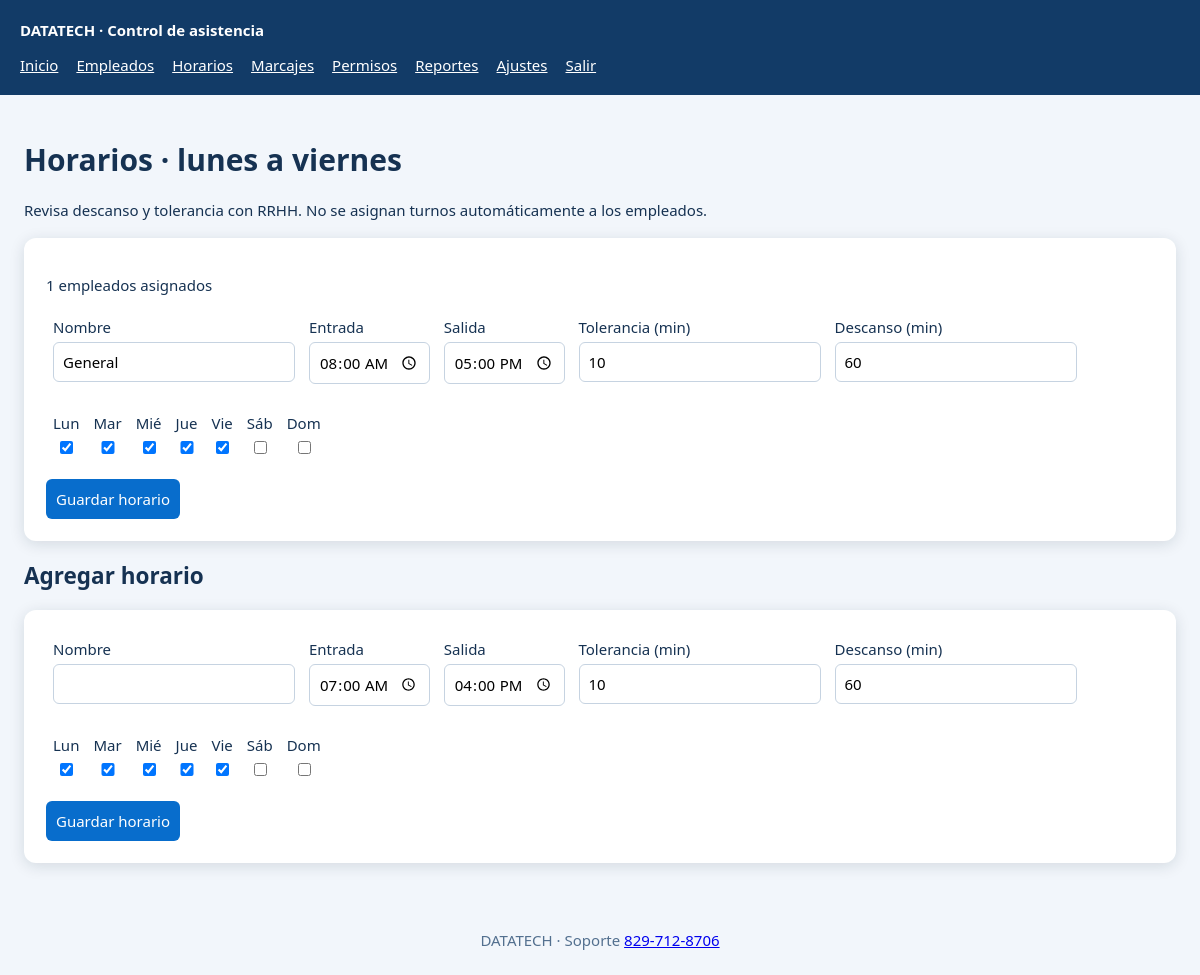
Page /horarios (signed in) on the committed database.
### tables this page shows
CREATE TABLE horarios (
    id             INTEGER PRIMARY KEY AUTOINCREMENT,
    nombre         TEXT NOT NULL,
    entrada        TEXT NOT NULL,              -- HH:MM
    salida         TEXT NOT NULL,              -- HH:MM
    tolerancia_min INTEGER NOT NULL DEFAULT 10,
    descanso_min   INTEGER NOT NULL DEFAULT 60,
    dias           TEXT NOT NULL DEFAULT '0,1,2,3,4'  -- 0=lunes ... 6=domingo
);

### app.py (the view, shortened to what this page needs)
@app.route("/horarios", methods=["GET", "POST"])
def horarios():
    with db() as con:
        lista = con.execute("SELECT h.*, (SELECT COUNT(*) FROM empleados e WHERE e.horario_id = h.id) AS empleados "
                            "FROM horarios h ORDER BY nombre").fetchall()
    return render_template("horarios.html", lista=lista)

### app.py (called while the page is built)
@app.before_request
def requiere_login():
    if request.endpoint not in ("login", "static") and not session.get("admin"):
        return redirect(url_for("login"))

### db.py (called while the page is built)
@contextmanager
def db():
    con = sqlite3.connect(RUTA_DB, timeout=15)
    con.row_factory = sqlite3.Row
    con.execute("PRAGMA foreign_keys = ON")
    try:
        yield con
        con.commit()
    finally:
        con.close()

### templates/horarios.html
{% extends "base.html" %}{% block content %}<h1>Horarios · lunes a viernes</h1><p>Revisa descanso y tolerancia con RRHH. No se asignan turnos automáticamente a los empleados.</p>{% for h in lista %}<form class="card" method="post"><input type="hidden" name="id" value="{{h.id}}"><p>{{h.empleados}} empleados asignados</p><label>Nombre<input name="nombre" value="{{h.nombre if h else ''}}" required></label><label>Entrada<input type="time" name="entrada" value="{{h.entrada if h else '07:00'}}" required></label><label>Salida<input type="time" name="salida" value="{{h.salida if h else '16:00'}}" required></label><label>Tolerancia (min)<input type="number" min="0" name="tolerancia_min" value="{{h.tolerancia_min if h else 10}}" required></label><label>Descanso (min)<input type="number" min="0" name="descanso_min" value="{{h.descanso_min if h else 60}}" required></label><p>{% for dia in DIAS %}<label>{{dia}}<input type="checkbox" name="dias" value="{{loop.index0}}" {{'checked' if (h and loop.index0|string in h.dias.split(',')) or (not h and loop.index0<5) else ''}}></label>{% endfor %}</p><button>Guardar horario</button></form>{% endfor %}<h2>Agregar horario</h2>{% set h=none %}<form class="card" method="post"><label>Nombre<input name="nombre" value="{{h.nombre if h else ''}}" required></label><label>Entrada<input type="time" name="entrada" value="{{h.entrada if h else '07:00'}}" required></label><label>Salida<input type="time" name="salida" value="{{h.salida if h else '16:00'}}" required></label><label>Tolerancia (min)<input type="number" min="0" name="tolerancia_min" value="{{h.tolerancia_min if h else 10}}" required></label><label>Descanso (min)<input type="number" min="0" name="descanso_min" value="{{h.descanso_min if h else 60}}" required></label><p>{% for dia in DIAS %}<label>{{dia}}<input type="checkbox" name="dias" value="{{loop.index0}}" {{'checked' if (h and loop.index0|string in h.dias.split(',')) or (not h and loop.index0<5) else ''}}></label>{% endfor %}</p><button>Guardar horario</button></form>{% endblock %}

### templates/base.html (style rules this page uses)
section,form.card { background:white;padding:22px;border-radius:12px;margin:18px 0;box-shadow:0 3px 15px #1232 }
label { display:inline-flex;flex-direction:column;gap:5px;margin:7px }
input,select,button,textarea { font:inherit;padding:9px;border:1px solid #c6d3e1;border-radius:6px }
button,.button { background:#086dcc;color:white;padding:10px;border:0;border-radius:6px;cursor:pointer }

### rows in the picture
horarios: empleados "1", nombre "General", entrada "08:00", salida "17:00", tolerancia_min "10", descanso_min "60", DIAS "Lun" "Mar" "Mié" "Jue" "Vie" "Sáb" "Dom"

### other values in the picture
{{ text }} "Inicio" "Empleados" "Horarios" "Marcajes" "Permisos" "Reportes" "Ajustes" "Salir"
{{ dia }} "Lun" "Mar" "Mié" "Jue" "Vie" "Sáb" "Dom"
